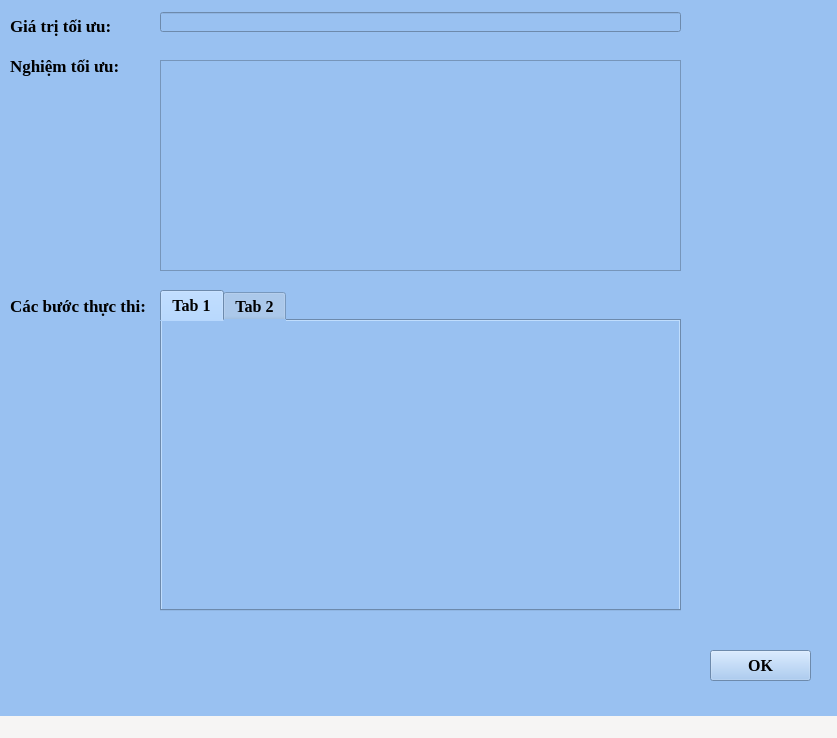
<?xml version="1.0" encoding="UTF-8"?>
<ui version="4.0">
 <class>WdSolve</class>
 <widget class="QMainWindow" name="WdSolve">
  <property name="geometry">
   <rect>
    <x>0</x>
    <y>0</y>
    <width>837</width>
    <height>738</height>
   </rect>
  </property>
  <property name="font">
   <font>
    <family>Tinos</family>
    <pointsize>12</pointsize>
    <bold>true</bold>
   </font>
  </property>
  <property name="windowTitle">
   <string>MainWindow</string>
  </property>
  <property name="styleSheet">
   <string notr="true">background-color: rgb(246, 245, 244)</string>
  </property>
  <widget class="QWidget" name="centralwidget">
   <property name="styleSheet">
    <string notr="true">background-color: rgb(153, 193, 241)</string>
   </property>
   <widget class="QLabel" name="label">
    <property name="geometry">
     <rect>
      <x>10</x>
      <y>10</y>
      <width>141</width>
      <height>31</height>
     </rect>
    </property>
    <property name="font">
     <font>
      <family>Tinos</family>
      <pointsize>13</pointsize>
      <bold>true</bold>
     </font>
    </property>
    <property name="styleSheet">
     <string notr="true">color: black</string>
    </property>
    <property name="text">
     <string>Giá trị tối ưu: </string>
    </property>
   </widget>
   <widget class="QLineEdit" name="lineEdit_Z">
    <property name="geometry">
     <rect>
      <x>160</x>
      <y>12</y>
      <width>521</width>
      <height>20</height>
     </rect>
    </property>
    <property name="font">
     <font>
      <family>Tinos</family>
      <bold>true</bold>
     </font>
    </property>
    <property name="autoFillBackground">
     <bool>false</bool>
    </property>
    <property name="styleSheet">
     <string notr="true">color: black</string>
    </property>
    <property name="readOnly">
     <bool>true</bool>
    </property>
   </widget>
   <widget class="QLabel" name="label_2">
    <property name="geometry">
     <rect>
      <x>10</x>
      <y>50</y>
      <width>141</width>
      <height>31</height>
     </rect>
    </property>
    <property name="font">
     <font>
      <family>Tinos</family>
      <pointsize>13</pointsize>
      <bold>true</bold>
     </font>
    </property>
    <property name="styleSheet">
     <string notr="true">color: black</string>
    </property>
    <property name="text">
     <string>Nghiệm tối ưu: </string>
    </property>
   </widget>
   <widget class="QTabWidget" name="tabWidget_steps">
    <property name="geometry">
     <rect>
      <x>160</x>
      <y>290</y>
      <width>521</width>
      <height>321</height>
     </rect>
    </property>
    <property name="font">
     <font>
      <family>Tinos</family>
      <pointsize>12</pointsize>
      <bold>true</bold>
     </font>
    </property>
    <property name="styleSheet">
     <string notr="true">color: black</string>
    </property>
    <property name="currentIndex">
     <number>0</number>
    </property>
    <widget class="QWidget" name="tab">
     <attribute name="title">
      <string>Tab 1</string>
     </attribute>
    </widget>
    <widget class="QWidget" name="tab_2">
     <attribute name="title">
      <string>Tab 2</string>
     </attribute>
    </widget>
   </widget>
   <widget class="QLabel" name="label_3">
    <property name="geometry">
     <rect>
      <x>10</x>
      <y>290</y>
      <width>141</width>
      <height>31</height>
     </rect>
    </property>
    <property name="font">
     <font>
      <family>Tinos</family>
      <pointsize>13</pointsize>
      <bold>true</bold>
     </font>
    </property>
    <property name="styleSheet">
     <string notr="true">color: black</string>
    </property>
    <property name="text">
     <string>Các bước thực thi: </string>
    </property>
   </widget>
   <widget class="QPushButton" name="pushButton">
    <property name="geometry">
     <rect>
      <x>710</x>
      <y>650</y>
      <width>101</width>
      <height>31</height>
     </rect>
    </property>
    <property name="font">
     <font>
      <family>Tinos</family>
      <pointsize>12</pointsize>
      <bold>true</bold>
     </font>
    </property>
    <property name="styleSheet">
     <string notr="true">color: black</string>
    </property>
    <property name="text">
     <string>OK</string>
    </property>
   </widget>
   <widget class="QTableWidget" name="table_solution">
    <property name="geometry">
     <rect>
      <x>160</x>
      <y>60</y>
      <width>521</width>
      <height>211</height>
     </rect>
    </property>
    <property name="font">
     <font>
      <family>Tinos</family>
      <pointsize>12</pointsize>
      <bold>true</bold>
     </font>
    </property>
    <property name="styleSheet">
     <string notr="true">color: black</string>
    </property>
   </widget>
  </widget>
  <widget class="QMenuBar" name="menubar">
   <property name="geometry">
    <rect>
     <x>0</x>
     <y>0</y>
     <width>837</width>
     <height>23</height>
    </rect>
   </property>
  </widget>
  <widget class="QStatusBar" name="statusbar"/>
 </widget>
 <resources/>
 <connections/>
</ui>
